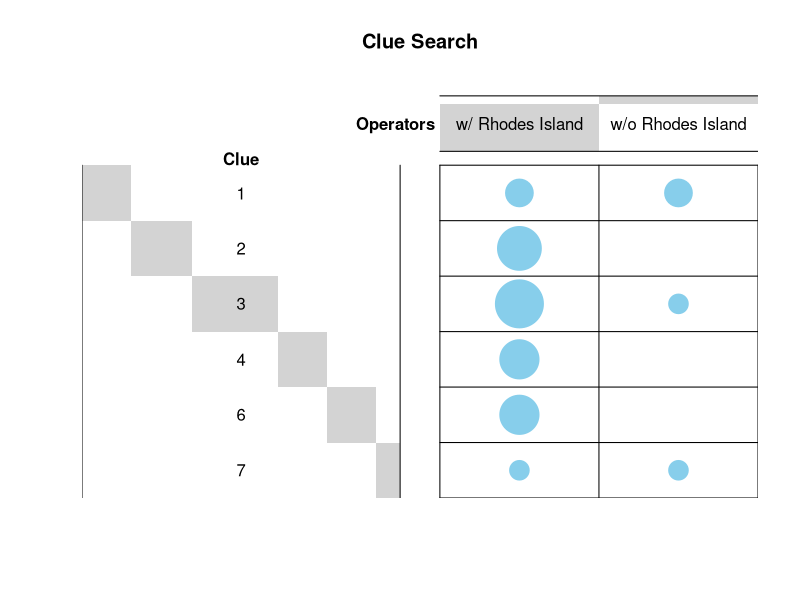
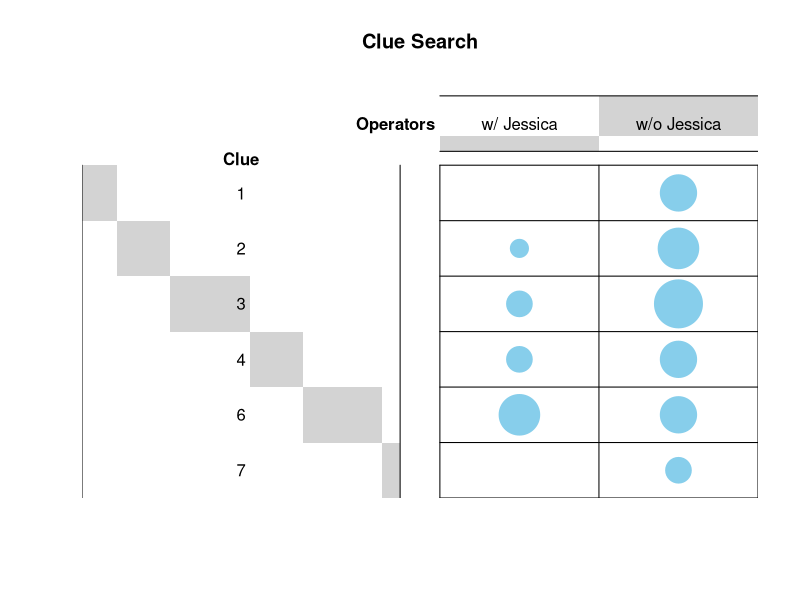
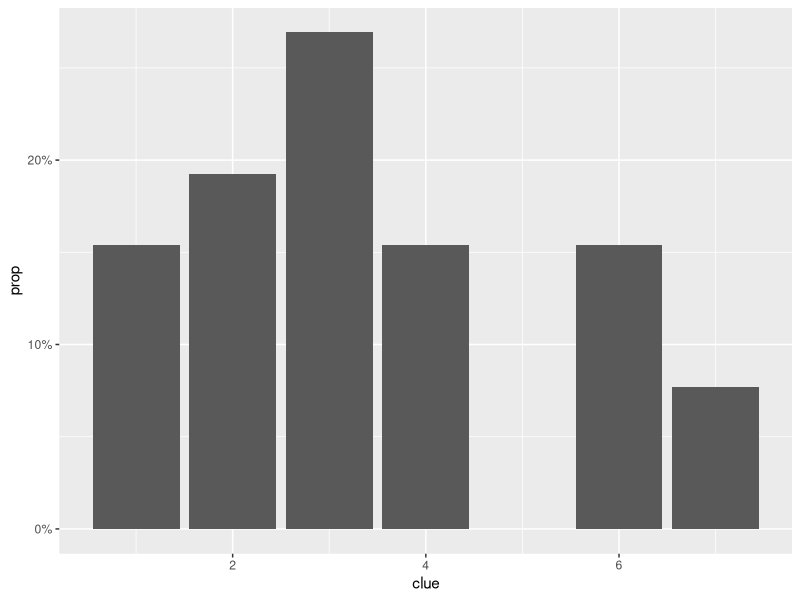

The R source for these figures, in order:
## ---- chunk 1
knitr::opts_chunk$set(echo = TRUE)
## ---- chunk 2
library(tidyverse)
library(readxl)
library(ggplot2)
## ---- chunk 3
clue_search <- read_csv("Data/clue_search_data.csv") %>%
  filter(complete.cases(.))

operators <- read_csv("Data/operators.csv")

clue_search <- clue_search %>%
  left_join(operators, by = c("operator_1" = "operator")) %>%
  left_join(operators, by = c("operator_2" = "operator"), suffix = c("_1", "_2"))
## ---- chunk 4
clue_search %>%
  group_by(operator_1, operator_2) %>%
  summarise(n = n()) %>%
  arrange(-n)
## ---- chunk 5
rhodes_island <- clue_search %>%
  filter(bonus_1 == 0, bonus_2 == 0) %>%
  mutate(rhodes_island = if_else(faction_1 == "rhodes_island" | faction_2 == "rhodes_island",
                                 "w/ Rhodes Island",
                                 "w/o Rhodes Island")) %>%
  group_by(rhodes_island, clue) %>%
  summarise(n = n()) %>%
  pivot_wider(id_cols = clue,
              names_from = rhodes_island,
              values_from = n,
              values_fill = 0) %>%
  arrange(clue) %>%
  remove_rownames %>% 
  column_to_rownames(var = "clue")
## ---- chunk 6
library("gplots")
# 1. convert the data as a table
dt <- as.table(as.matrix(rhodes_island))
# 2. Graph
balloonplot(t(dt), main ="Clue Search", xlab ="Operators", ylab="Clue",
            label = F, show.margins = F)
## ---- chunk 7
chisq <- rhodes_island %>%
  chisq.test()

chisq
## ---- chunk 8
# Observed counts
chisq$observed
## ---- chunk 9
# Expected counts
round(chisq$expected,2)
## ---- chunk 10
jessica <- clue_search %>%
  mutate(jessica = if_else(operator_1 == "Jessica" | operator_2 == "Jessica",
                           "w/ Jessica",
                           "w/o Jessica")) %>%
  group_by(jessica, clue) %>%
  summarise(n = n()) %>%
  pivot_wider(id_cols = clue,
              names_from = jessica,
              values_from = n,
              values_fill = 0) %>%
  arrange(clue) %>%
  remove_rownames %>% 
  column_to_rownames(var = "clue")
## ---- chunk 11
# 1. convert the data as a table
dt <- as.table(as.matrix(jessica))
# 2. Graph
balloonplot(t(dt), main ="Clue Search", xlab ="Operators", ylab="Clue",
            label = FALSE, show.margins = FALSE)
## ---- chunk 12
chisq <- jessica %>%
  chisq.test()

chisq
## ---- chunk 13
# Observed counts
chisq$observed
## ---- chunk 14
# Expected counts
round(chisq$expected,2)
## ---- chunk 15
success_trials <- jessica %>%
  group_by(success = row.names(.) == 3) %>%
  summarise_all(sum) %>%
  pivot_longer(-success, names_to = "operators", values_to = "n") %>%
  pivot_wider(id_cols = operators, names_from = success, values_from = n) %>%
  mutate(trials = `TRUE` + `FALSE`)

prop.test(success_trials$`TRUE`, success_trials$`trials`, p = NULL, alternative = "two.sided",
          correct = TRUE)
## ---- chunk 16
data <- clue_search %>%
  filter(bonus_1 == 0, bonus_2 == 0) %>%
  group_by(clue) %>%
  summarise(n = n()) %>% 
  mutate(prop = n / sum(n))

p <- data %>%
  ggplot(aes(x = clue, y = prop)) +
  geom_col() +
  scale_y_continuous(labels = scales::percent)

p
